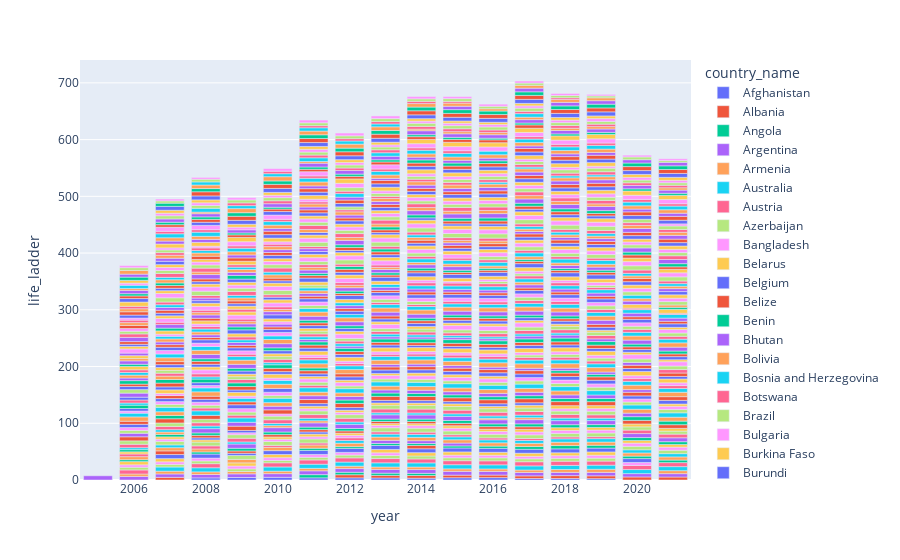

Here is the notebook cell this chart was saved with:
### Code cell
fig = px.bar(df, x='year', y='life_ladder', color='country_name')
fig.show()
